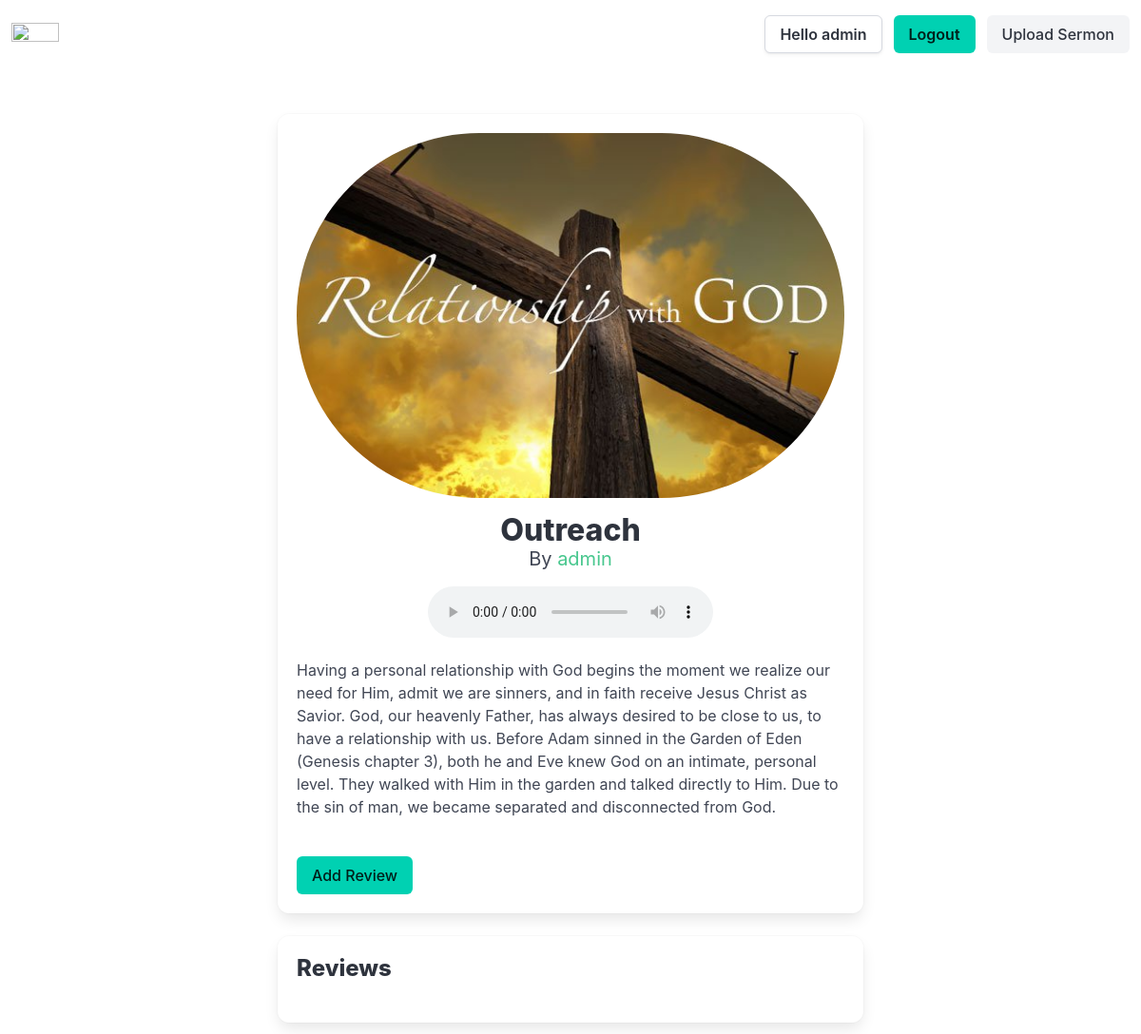
The app's page /sermon/outreach/ (signed in) with its own data.
### sermon/models.py (models this page shows, shortened)
class Sermon(models.Model):
  title = models.CharField(max_length=500,verbose_name='Title')
  slug = models.SlugField(verbose_name='Slug',unique=True,editable=False)
  description = models.TextField(verbose_name='Description')
  author = models.ForeignKey(User,on_delete=models.CASCADE,verbose_name='Author')
  file = models.FileField(verbose_name='Sermon File',upload_to='sermon_uploads',validators=[FileExtensionValidator(allowed_extensions=ALLOWED_EXTENSIONS)])
  thumbnail = models.ImageField(verbose_name='Sermon Thumbnail',upload_to='sermon_thumbnails')

### sermon/views.py (the view)
# urls.py: path('sermon/<slug:slug>/',views.sermon_detail,name='sermon-detail'),
@login_required
def sermon_detail(request,slug):
  sermon = get_object_or_404(Sermon,slug=slug)
  reviews = Review.objects.filter(sermon=sermon)
  return render(request,'sermon/sermon_detail.html',{'sermon':sermon,'reviews':reviews})

### sermon/templates/sermon/sermon_detail.html (shortened to what this page needs)
{% extends "base.html" %}
{% block content %}
<div class="container mt-6">
  <div class="columns is-centered">
    <div class="column is-8">
      <div class="box">
        <div class="has-text-centered">
          <figure class="image is-3by2">
            <img src="{{sermon.thumbnail.url}}" alt="{{sermon.title}}" class="is-rounded">
          </figure>
          <h2 class="title is-3 mt-4">{{sermon.title}}</h2>
          <p class="subtitle is-5">By <span class="has-text-success">{{sermon.author}}</span></p>
        </div>
        <div class="has-text-centered mt-4">
          <audio controls class="is-inline-block">
            <source src="{{sermon.file.url}}" type="audio/mpeg">
          </audio>
        </div>
        <p class="content mt-4">{{sermon.description}}</p>
        {% if user.is_authenticated %}
        <a href="{% url 'create-review' sermon.id %}" class="button is-primary mt-4">Add Review</a>
        {% endif %}
      </div>
      <div class="box mt-4">
        <h4 class="title is-4">Reviews</h4>
      </div>
    </div>
  </div>
</div>
{% endblock content %}

### templates/base.html (shortened to what this page needs)
<!DOCTYPE html>
<html lang="en">
  <head>
    <link href="https://cdn.jsdelivr.net/npm/bootstrap@5.3.3/dist/css/bootstrap.min.css" rel="stylesheet">
    <link
      rel="stylesheet"
      href="https://cdn.jsdelivr.net/npm/bulma@1.0.2/css/bulma.min.css"
    >
  </head>
  <body>
    <nav class="navbar" role="navigation" aria-label="main navigation">
      <div class="navbar-brand">
        <a class="navbar-item" href="{% url 'home' %}">
          <img width="50" height="50" src="https://th.bing.com/th/id/R.ad1e918a041057367634bbafa870d919?rik=1kA%2b81EcVI%2bu%2bg&riu=http%3a%2f%2fwww.firstfamily.us%2fmt-content%2fuploads%2f2022%2f04%2fsermonshomepageresize.jpg&ehk=jnRMkefOOkl7gyCvZWVhjecvlBvpe285e7gGlcjBNug%3d&risl=&pid=ImgRaw&r=0" alt="">
        </a>
      </div>
      <div id="navbarBasicExample" class="navbar-menu">
        <div class="navbar-end">
          <div class="navbar-item">
            <div class="buttons">
              {% if user.is_authenticated %}
              <a class="button is-secondary"><strong>Hello {{user.username}}</strong></a>
              <a class="button is-primary" href="{% url 'logout' %}"><strong>Logout</strong></a>
              <a class="button is-light" href="{% url 'upload-sermon' %}">Upload Sermon</a>
              {% else %}
              <a class="button is-light" href="{% url 'login' %}">Login</a>
              <a class="button is-primary" href="{% url 'register' %}">Register</a>
              {% endif %}
            </div>
          </div>
        </div>
      </div>
    </nav>
    {% block content %} {% endblock content %}
  </body>
</html>

### records on screen
Sermon: thumbnail (picture), title "Outreach", author "admin", description "Having a personal relationship with God begins the moment we realize our need for Him, admit we are sinners, and in faith receive Jesus Christ as Savior. God, our heavenly Father, has always desired to be close to us, to have a relationship with us. Before Adam sinned in the Garden of Eden (Genesis chapter 3), both he and Eve knew God on an intimate, personal level. They walked with Him in the garden and talked directly to Him. Due to the sin of man, we became separated and disconnected from God."

### other values on screen
{{ user.username }} "admin"
